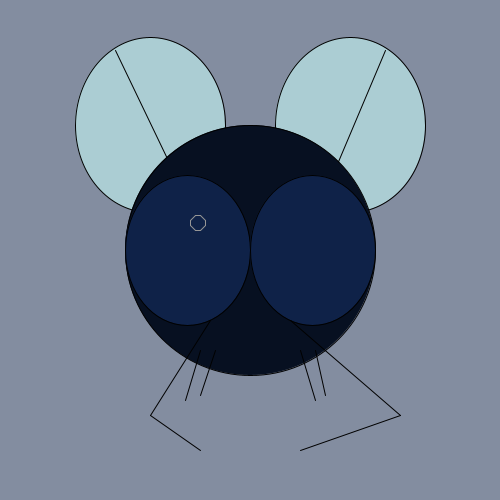
Frame 1 (no input)
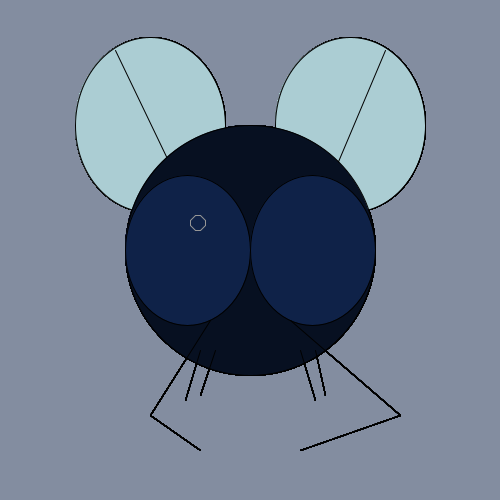
Frame 60 (the mouse pressed at the canvas centre just before this capture)
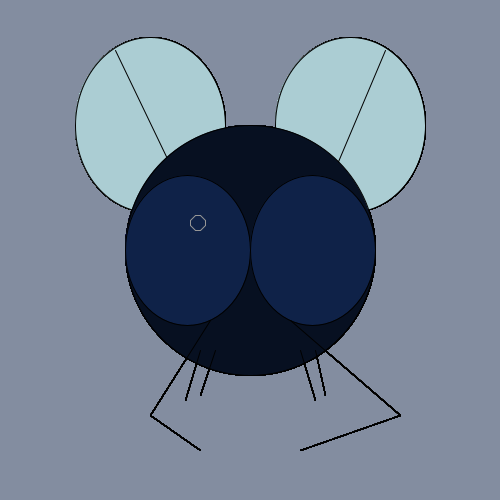
Frame 120 (the mouse held since frame 60 and released just before this capture)

The Processing sketch that drew these frames (run headless with seeded random() and noise(); from frame 60 on, the mouse is pressed at the canvas centre):

// Processing sketch: processing_69919
// ── processing_69919.pde

/*
Assignment 1
Name: Jenny Mott
E-mail: jmott@brynmawr.edu
Course: CS 110-01
Submitted: 9/11/2012

The beginning sketch thing.  I don't know, man.
it's supposed to be a fly, but i'm not sure it'll come out that way.
*/
void setup(){
   size(500,500);
   background(131,141,160);
}
void draw() {
  ellipseMode(CENTER);
  stroke(0);
//drawin' the wings
  fill(171,205,211);
  ellipse(150,125,150,175);
  ellipse(350,125,150,175);
  line(175,175,115,50);
  line(290,275,385,50);
//drawin' the head-body
  fill(7,16,33);
  ellipse(width/2, height/2,250,250);
//drawin' the eyes
  fill(15,34,72);
  ellipse(187.5,250,125,150);
  ellipse(312.5,250,125,150);
  stroke(150);
  line(200,215,205,220);
  line(200,215,195,215);
  line(195,215,190,220);
  line(190,220,190,225);
  line(190,225,195,230);
  line(195,230,200,230);
  line(200,230,205,225);
  line(205,225,205,220);
//drawin' the legs
  stroke(0);
  fill(7,16,33);
  line(290,320,400,415);
  line(400,415,300,450);
  line(210,320,150,415);
  line(150,415,200,450);
//he's pretty crafty
  line(300,350,315,400);
  line(200,350,185,400);
//how many legs do flys have?
  line(315,350,325,395);
  line(215,350,200,395);
//annoyingbzz i'mafly
}
